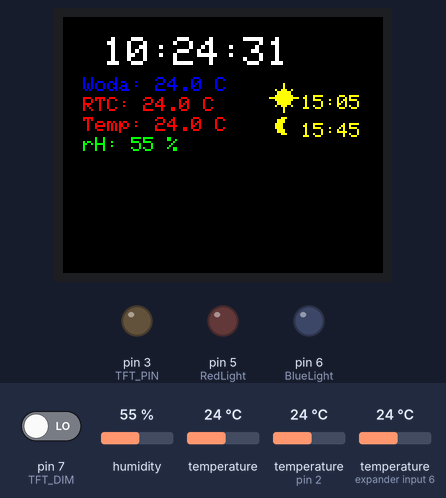
The sketch below on a simulated Arduino Uno, built with avr-gcc and run on an emulated ATmega328P. Shown: 160×128 colour display, output pins drawn as LEDs (lit = HIGH). Inputs (shaded band) come from the test bench; at power-on: temperature 24 °C, temperature (sensors on expander input 6, pin 2) 24 °C, pin 7 (TFT_DIM) LOW, humidity 55 %. The local clock reads 2024-03-15 10:24:30 at power-on unless the sketch sets it; what the sketch prints to the serial monitor is not drawn.

Above: at 1.5 s.
1.6 s: temperature (sensor 0) set to 12 °C
At 2.6 s:
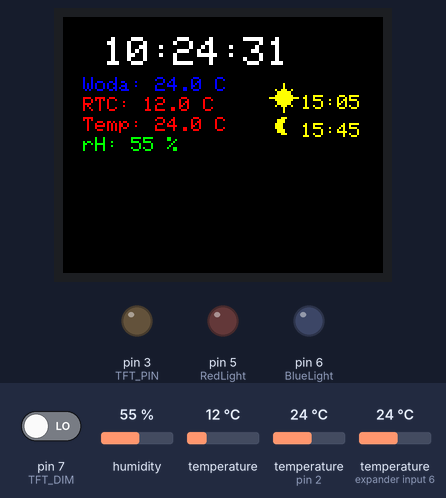
5.3 s: temperature (sensor on expander input 6) set to 12 °C
At 7.3 s:
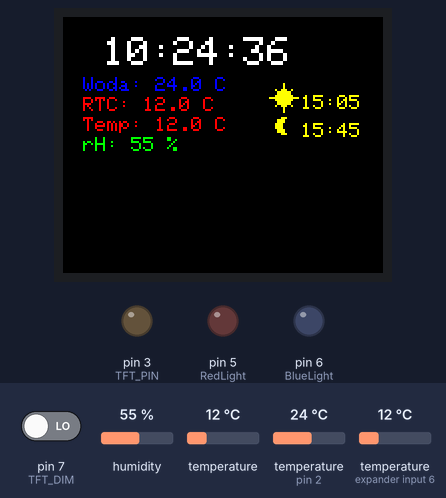
9.0 s: pin 7 (TFT_DIM) driven HIGH
At 11.3 s:
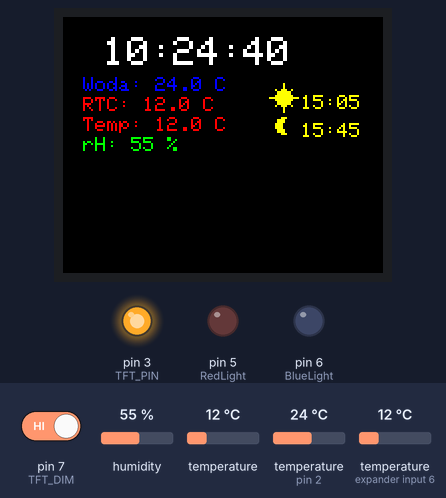
12.7 s: temperature (sensor on pin 2) set to 12 °C
At 14.0 s:
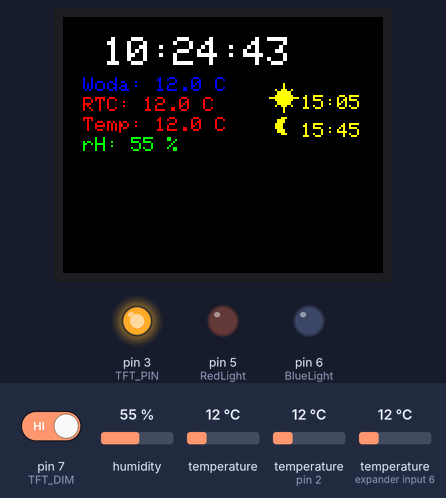
14.8 s: humidity set to 22 %
At 15.6 s:
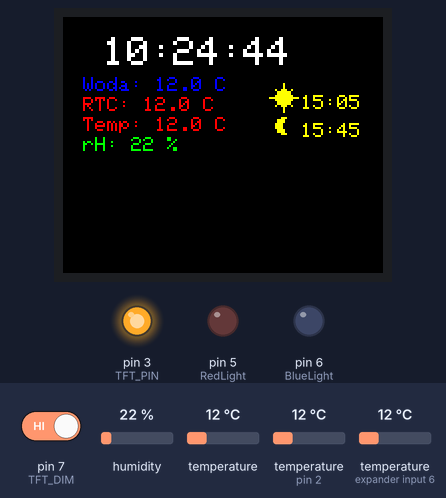
17.2 s: temperature (sensor on pin 2) set to 19 °C
At 19.7 s:
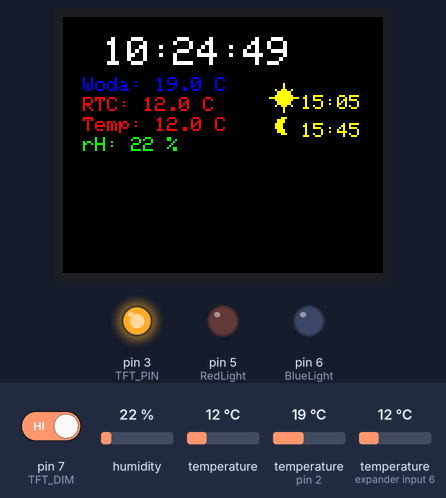
Timing chart, 0 to 19.9 s (numbered marks = the images above; inputs shaded):
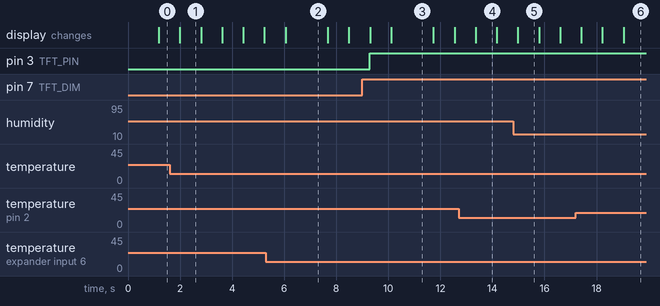

Measured:
- after the input at 1.6 s, the display: changes after 0.40 s (image 1)
- after the input at 5.3 s, the display: first changes after 0.75 s (image 2 shows a later state)
- after the input at 9.0 s, pin 3 (TFT_PIN): LOW → HIGH after 0.29 s
- what the display in image 1 shows lasts 0.8 s, from 2.0 s to 2.8 s
- what the display in image 2 shows lasts 1.6 s, from 6.1 s to 7.7 s

The sketch:

sterownik_lampy_nowy.ino
```cpp
#include <OneWire.h>
#include <DallasTemperature.h>
#include <Adafruit_GFX.h>
#include <Adafruit_ST7735.h>
#include <Wire.h>
#include <RTClib.h>
#include <AHTxx.h>

// Piny dla DS18B20 i wyjścia PWM
#define ONE_WIRE_BUS 2
#define RedLight 5
#define BlueLight 6
#define TFT_PIN 3
#define TFT_DIM 7

volatile int pwmValue = 0;

// Inicjalizacja modułów DS18B20, ST7735 i DS3231
OneWire oneWire(ONE_WIRE_BUS);
DallasTemperature sensors(&oneWire);
Adafruit_ST7735 tft = Adafruit_ST7735(10, 9, 8);
RTC_DS3231 rtc;

float ahtValue;                               //to store T/RH result
int ekran = 0;

AHTxx aht10(AHTXX_ADDRESS_X38, AHT1x_SENSOR); //sensor address, sensor type
int Time = 30;
const unsigned long zmianaR = map(Time,0,255,0,Time*60*1000);
const unsigned long zmianaB = map(Time,0,200,0,Time*60*1000);
unsigned long aktualnyCzasR = 0;
unsigned long aktualnyCzasB = 0;
unsigned long zapamietanyCzasR = 0;
unsigned long zapamietanyCzasB = 0;
int wakeHour = 15;
int wakeMin = 5;

int sleepHour = 15;
int sleepMin = 45;
int fadeR = 1;
int fadeB = 1;
int swiatloR = 0;
int swiatloB = 0;

void setup() {

Serial.begin(9600);
  // Inicjalizacja wyjść PWM
  pinMode(RedLight, OUTPUT);
  pinMode(BlueLight, OUTPUT);
  pinMode(TFT_PIN, OUTPUT);
  pinMode(TFT_DIM, INPUT);

  // Inicjalizacja modułów DS18B20, ST7735 i DS3231
  sensors.begin();
  tft.initR(INITR_BLACKTAB);
  tft.setRotation(1);
  tft.fillScreen(ST7735_BLACK);
  initPartialDisplay();
  rtc.begin();
    //rtc.adjust(DateTime(F(__DATE__), F(__TIME__)));

  analogWrite(RedLight, 0);
  analogWrite(BlueLight, 0);
  aht10.begin();

}


void loop() {

// odświeżenie ekranu
  updateTime();
  updateTemp();
  updateAHT ();
  updateLight ();
  SunMoon();

if(digitalRead(TFT_DIM) == HIGH){
  analogWrite(TFT_PIN, 255);}
else{analogWrite(TFT_PIN, 0);}

DateTime now = rtc.now();

if (now.hour() == wakeHour && now.minute() >= wakeMin && now.minute() <= wakeMin + Time)
{sunrise();}
else if(now.hour() >= wakeHour && now.hour() <= sleepHour)
{swiatloR=243;
swiatloB=222;
  analogWrite(RedLight,swiatloR);
  analogWrite(BlueLight,swiatloB);}
 else if(now.hour() == sleepHour && now.minute() >= sleepMin && now.minute() <= sleepMin + Time)
 {sunset();}
 else {swiatloR = 0;
 swiatloB=0;
  analogWrite (RedLight,swiatloR);
  analogWrite(BlueLight,swiatloB);}

Serial.println(swiatloR);
Serial.println(zmianaR);
Serial.println(swiatloB);
Serial.println(zmianaB);
Serial.println("");
}

// inicjalizacja trybu "Partial Display"
void initPartialDisplay() {

  tft.initR(INITR_BLACKTAB);
  tft.setRotation(1);
  tft.fillScreen(ST7735_BLACK);
  tft.setAddrWindow(0, 0, 127, 31);
  //tft.writeCommand(ST7735_RAMWR);
}

  //wyświetlanie aktualnej godziny
void updateTime() {

  DateTime now = rtc.now();
  static int lastHour = -1;
  static int lastMinute = -1;
  static int lastSecond = -1;

  if (now.hour() != lastHour) {
    lastHour = now.hour();
    tft.setCursor(20, 10);
    tft.setTextColor(ST7735_WHITE, ST7735_BLACK);
    tft.setTextSize(2);
   if (lastHour < 10) tft.print('0');
    tft.print(lastHour, DEC);
    tft.print(':');
  }

  if (now.minute() != lastMinute) {
    lastMinute = now.minute();
    tft.setCursor(55, 10);
    tft.setTextColor(ST7735_WHITE, ST7735_BLACK);
    tft.setTextSize(2);
    if (lastMinute < 10) tft.print('0');
    tft.print(lastMinute, DEC);
    tft.print(':');
  }

  if (now.second() != lastSecond) {
    lastSecond = now.second();
    tft.setCursor(90, 10);
    tft.setTextColor(ST7735_WHITE, ST7735_BLACK);
    tft.setTextSize(2);
    if (lastSecond < 10) tft.print('0');
    tft.print(lastSecond, DEC);
  }}

//wyświetlanie temperatury
  void updateTemp() {

sensors.requestTemperatures();
  float temp1 = sensors.getTempCByIndex(0);
  float temp2 = sensors.getTempCByIndex(1);
  float tempRTC = rtc.getTemperature();
  static float lastTemp1 = -999;
static float lastTemp2 = -999;
static float lastRTC = -999;

if (temp1 != lastTemp1) { // sprawdź czy temperatura się zmieniła
    lastTemp1 = temp1;
    tft.setCursor(10, 30);
    tft.setTextColor(ST7735_BLUE, ST7735_BLACK);
    tft.setTextSize(1);
    tft.print("Woda: ");
    tft.print(lastTemp1, 1); // wyświetl temperaturę z jednym miejscem po przecinku
    tft.print(" C");}

if (tempRTC != lastRTC) { // sprawdź czy temperatura się zmieniła
    lastRTC = tempRTC;
    tft.setCursor(10, 40);
    tft.setTextColor(ST7735_RED, ST7735_BLACK);
    tft.setTextSize(1);
    tft.print("RTC: ");
    tft.print(tempRTC, 1); // wyświetl temperaturę z jednym miejscem po przecinku
    tft.print(" C");}


if (temp2 != lastTemp2) { // sprawdź czy temperatura się zmieniła
    lastTemp2 = temp2;
    tft.setCursor(10, 50);
    tft.setTextColor(ST7735_RED, ST7735_BLACK);
    tft.setTextSize(1);
    tft.print("Temp: ");
    tft.print(lastTemp2, 1); // wyświetl temperaturę z jednym miejscem po przecinku
    tft.print(" C");}
  }

//wyświetlanie wilgotności
void updateAHT () {
 float ahtValue = aht10.readHumidity();
float lastAHT = -1;

if(ahtValue != lastAHT){
  lastAHT = ahtValue;
  tft.setCursor(10, 60);
    tft.setTextColor(ST7735_GREEN, ST7735_BLACK);
    tft.setTextSize(1);
    tft.print("rH: ");
    tft.print(ahtValue, 0); // wyświetl wilgotność
    tft.print(" %");}
}

void updateLight (){
  float last_swiatloR = 0;
  float last_swiatloB = 0;

  if(swiatloR!=last_swiatloR){
last_swiatloR=swiatloR;
tft.setCursor(10, 80);
    tft.setTextColor(ST7735_YELLOW, ST7735_BLACK);
    tft.setTextSize(1);
    tft.print("Red Light: ");
    tft.print(map(swiatloR, 0, 255, 0, 100));
    tft.print("%");}

if(swiatloB!=last_swiatloB){
last_swiatloB=swiatloB;
tft.setCursor(10, 90);
    tft.setTextColor(ST7735_YELLOW, ST7735_BLACK);
    tft.setTextSize(1);
    tft.print("Blue Light:");
    tft.print(map(swiatloB, 0, 255, 0, 100));
    tft.print("%");}
}

void SunMoon (){
  //Sun
  int x = 110;
  int y = 40;
tft.fillCircle(x, y, 4, ST7735_YELLOW);
tft.drawLine(x-7, y, x+7, y, ST7735_YELLOW);
tft.drawLine(x, y-7, x, y+7, ST7735_YELLOW);
tft.drawLine(x-4, y+4, x+4, y-4, ST7735_YELLOW);
tft.drawLine(x-4, y-4, x+4, y+4, ST7735_YELLOW);
tft.setCursor(x+9, y-1);
    tft.setTextColor(ST7735_YELLOW, ST7735_BLACK);
    tft.setTextSize(1);
    if(wakeHour<10){
      tft.print("0");
      tft.print(wakeHour);}
      else {tft.print(wakeHour);}
    tft.print(":");
if(wakeMin<10){
      tft.print("0");
      tft.print(wakeMin);}
      else {tft.print(wakeMin);};

//Moon
tft.fillCircle(x, y+14, 4, ST7735_YELLOW);
tft.fillCircle(x+4, y+14, 4, ST7735_BLACK);
tft.setCursor(x+9, y+13);
tft.setTextColor(ST7735_YELLOW, ST7735_BLACK);
    tft.setTextSize(1);
    if(sleepHour<10){
      tft.print("0");
      tft.print(sleepHour);}
      else {tft.print(sleepHour);}
    tft.print(":");
if(sleepMin<10){
      tft.print("0");
      tft.print(sleepMin);}
      else {tft.print(sleepMin);}

}


void sunrise()
{
  if (swiatloR<255 && swiatloB<255){
aktualnyCzasR = millis();
aktualnyCzasB = millis();
if (aktualnyCzasR - zapamietanyCzasR >= zmianaR)
{zapamietanyCzasR= aktualnyCzasR;
analogWrite(RedLight, swiatloR);
swiatloR=swiatloR+fadeR;}


if (aktualnyCzasB - zapamietanyCzasB >= zmianaB)
{zapamietanyCzasB = aktualnyCzasB;
analogWrite(BlueLight, swiatloB);
swiatloB=swiatloB+fadeB;}

}
else {analogWrite(RedLight, 255);
analogWrite(BlueLight, 255);}
}

void sunset()
{
  if (swiatloR>0 && swiatloB>0){
aktualnyCzasR = millis();
if (aktualnyCzasR - zapamietanyCzasR >= zmianaR)
{zapamietanyCzasR = aktualnyCzasR;
analogWrite(RedLight, swiatloR);
swiatloR=swiatloR-fadeR;}

if (aktualnyCzasB - zapamietanyCzasB >= zmianaB)
{zapamietanyCzasB = aktualnyCzasB;
analogWrite(BlueLight, swiatloB);
swiatloB=swiatloB-fadeB;}

}
else {analogWrite(RedLight, 0);
analogWrite(BlueLight, 0);}
}
```
